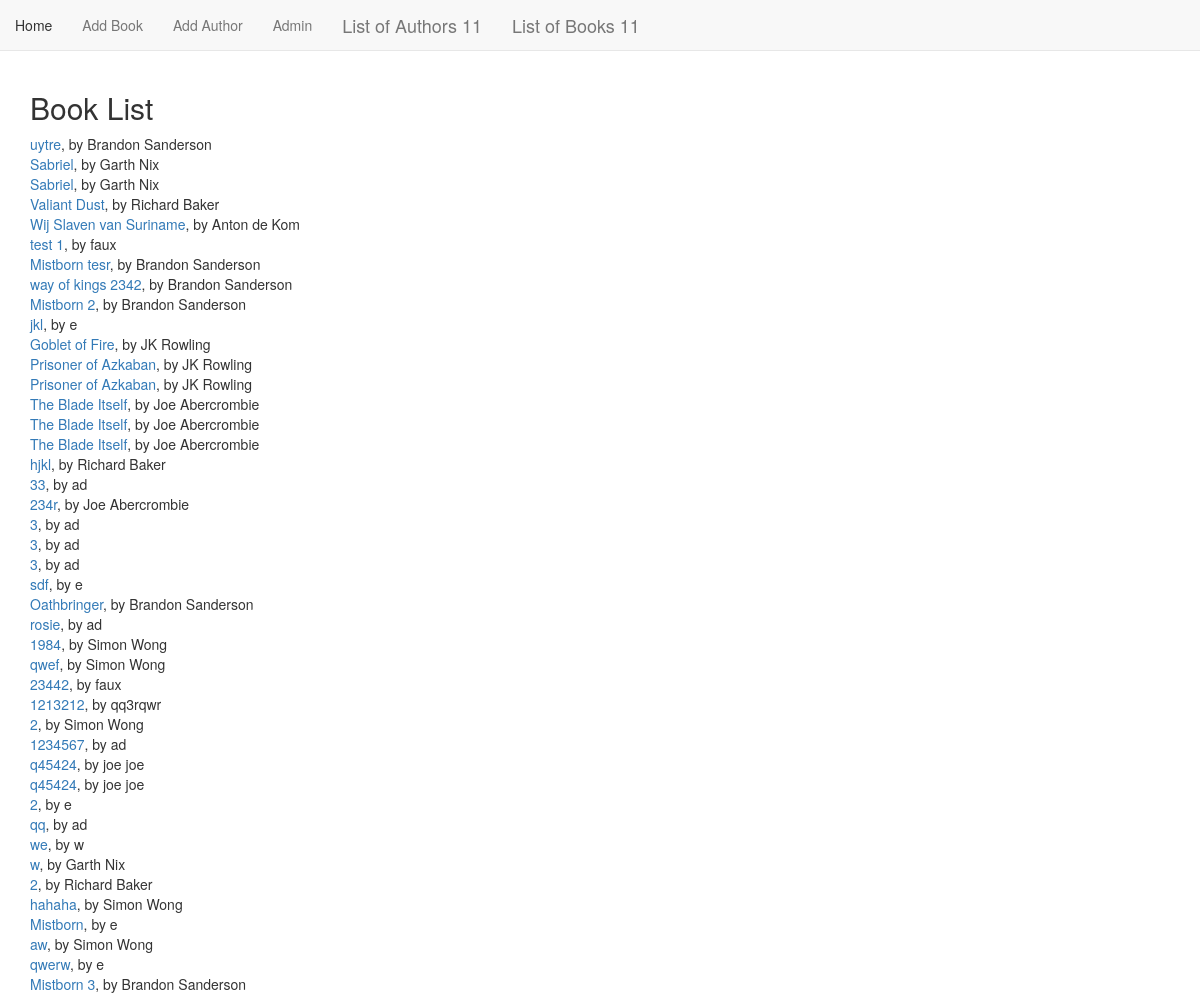
/books_list/, run on an earlier commit of the app's database.
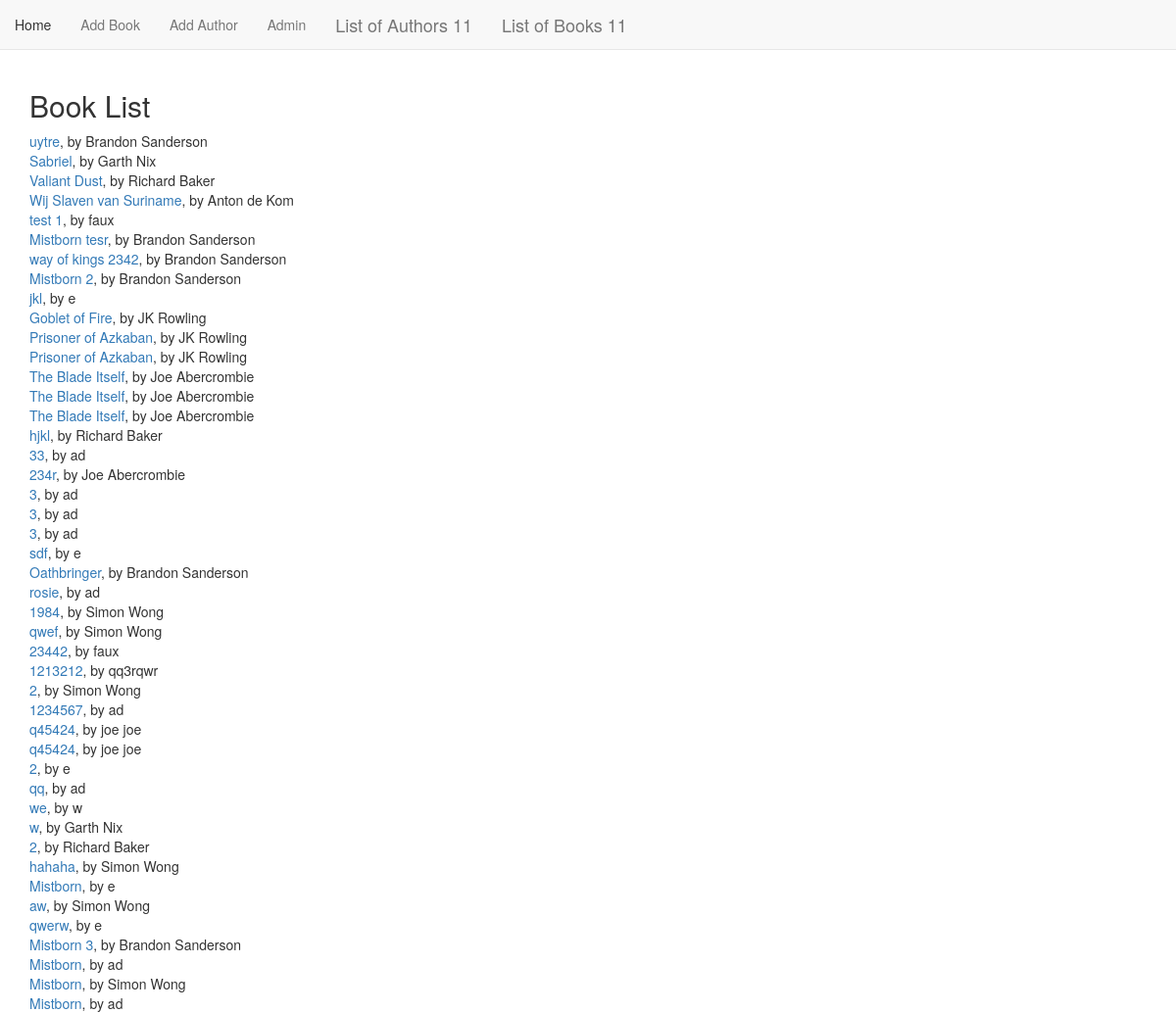
And on a later commit of the database.
### book_app/models.py (models this page shows, shortened)
class Book(models.Model):
    title = models.CharField(max_length=255)
    year_published = models.IntegerField(null=True)
    author = models.ForeignKey(
        Author, related_name='book', on_delete=models.CASCADE)
    rating = models.FloatField(null=True)
    cover = models.TextField(blank=True)

class Author(models.Model):
    name = models.CharField(max_length=50)
    age = models.IntegerField(null=True)
    def __str__(self):
        return self.name

### book_app/views.py (the view)
# urls.py: path('books_list/', views.books_index_view, name='book_list'),
def books_index_view(request):
    books_from_db = models.Book.objects.all()
    return render(request, 'book_app/book_list.html', {'books': books_from_db})

### book_app/templates/book_app/book_list.html
{% extends "book_app/book_app_base.html" %}
{% block body_block %}
<h2>Book List</h2>
{% for book in books %}
    <div class="card">
        <div class="card-content">
            <span class="card-title">
                <a href="{% url 'book_app:book_detail' book.id %}">{{book.title}}</a>, by {{book.author}}
            </span>
        </div>
    </div>
{% endfor %}
{% endblock %}

### book_app/templates/book_app/book_app_base.html (shortened to what this page needs)
<!DOCTYPE html>
<html lang="en">
<head>
    <link rel="stylesheet" href="https://maxcdn.bootstrapcdn.com/bootstrap/3.3.7/css/bootstrap.min.css"
>
</head>
<body>
    <nav class="navbar navbar-default navbar-static-top">
        <ul class="nav navbar-nav">
            <li><a class="navbar-link" href="{% url 'simon:home' %}">Home</a></li>
            <li><a class="navbar-link" href="{% url 'simon:book_create' %}">Add Book</a></li>
            <li><a class="navbar-link" href="{% url 'simon:create' %}">Add Author</a></li>
            <li><a class="navbar-link" href="{% url 'admin:index' %}">Admin</a></li>
            <li><a class="navbar-brand" href="{% url 'simon:author_list' %}">List of Authors 11</a></li>
            <li><a class="navbar-brand" href="{% url 'simon:book_list' %}">List of Books 11</a></li>
        </ul>
    </nav>
    <div class="container">
        {% block body_block %}
        {% endblock %}
    </div>
</body>
</html>

What changed in the data, as far as the page shows it:
removed Book: title "Sabriel", author "Garth Nix"
added Book: title "Mistborn", author "ad"
added Book: title "Mistborn", author "Simon Wong"
added Book: title "Mistborn", author "ad"
